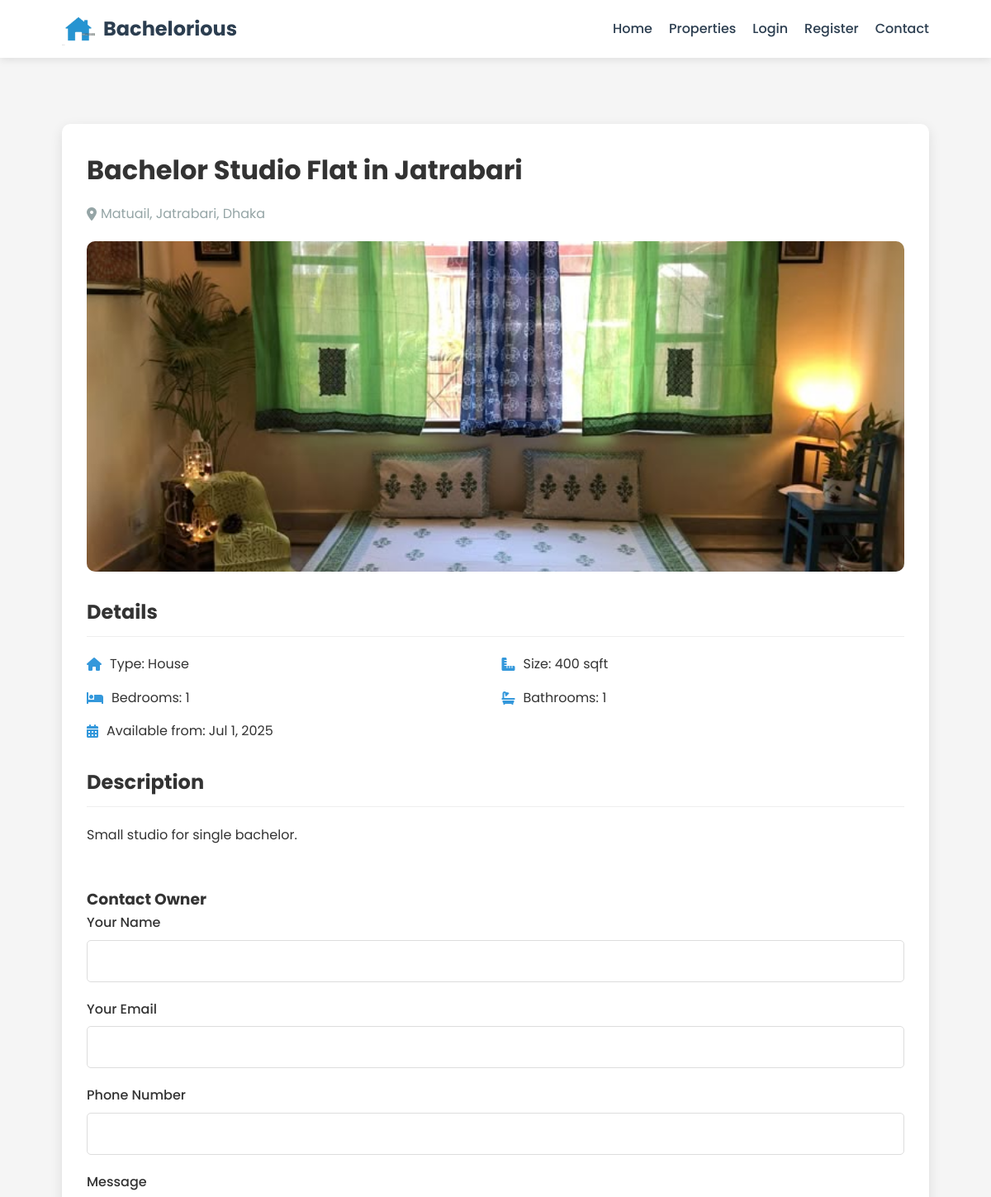
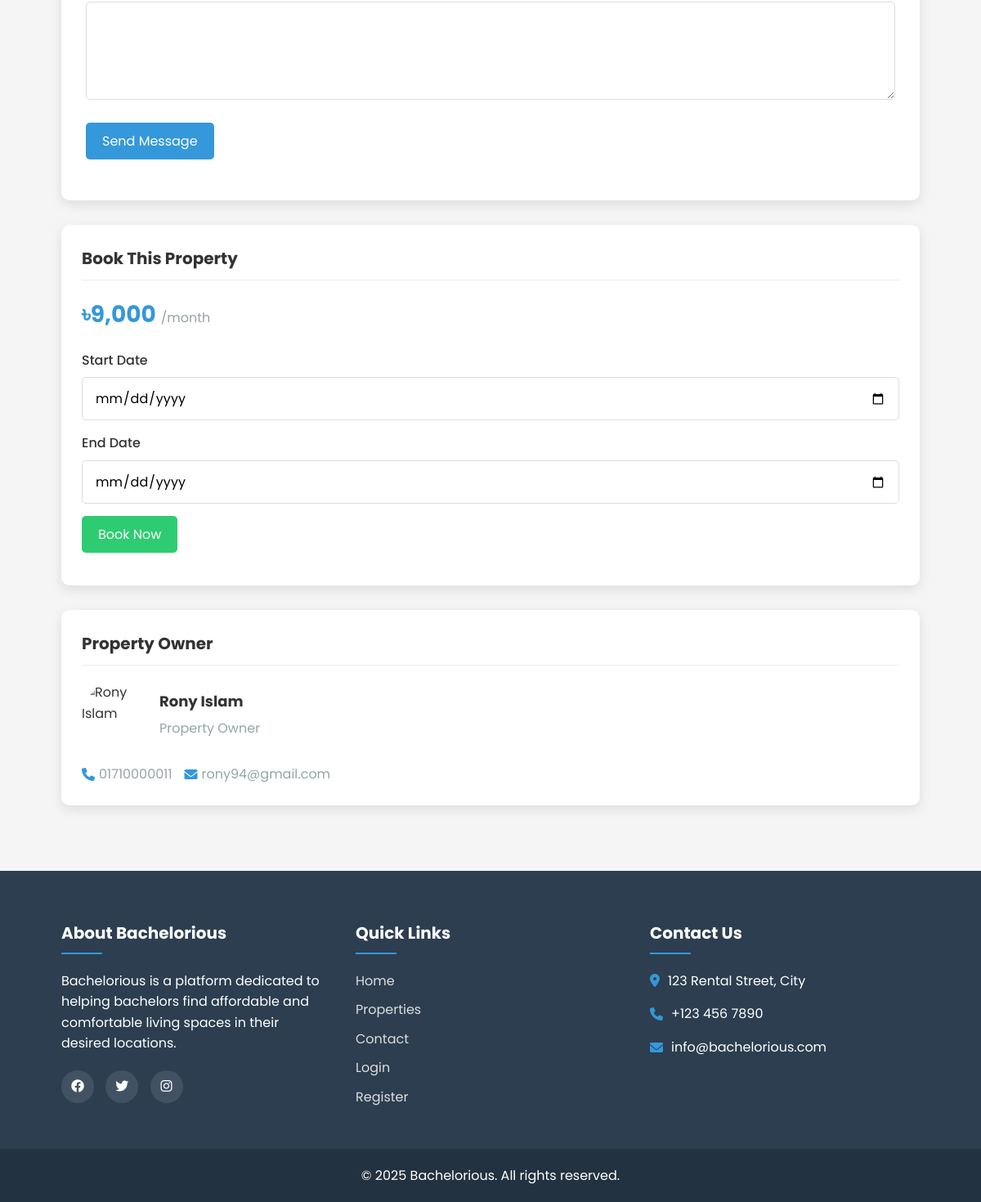
The page /properties/view.php?id=12 on the database its author committed (2 pictures, top to bottom).
### tables this page shows
CREATE TABLE properties (
    id INT AUTO_INCREMENT PRIMARY KEY,
    user_id INT NOT NULL,
    title VARCHAR(100) NOT NULL,
    description TEXT NOT NULL,
    type ENUM('house', 'room', 'seat') NOT NULL,
    address TEXT NOT NULL,
    city VARCHAR(50) NOT NULL,
    price DECIMAL(10,2) NOT NULL,
    size INT NOT NULL,
    bedrooms INT DEFAULT 1,
    bathrooms INT DEFAULT 1,
    available_from DATE NOT NULL,
    image_path VARCHAR(255),
    is_approved BOOLEAN DEFAULT FALSE,
    created_at TIMESTAMP DEFAULT CURRENT_TIMESTAMP,
    FOREIGN KEY (user_id) REFERENCES users(id) ON DELETE CASCADE
);

CREATE TABLE users (
    id INT AUTO_INCREMENT PRIMARY KEY,
    username VARCHAR(50) NOT NULL UNIQUE,
    email VARCHAR(100) NOT NULL UNIQUE,
    password VARCHAR(255) NOT NULL,
    full_name VARCHAR(100) NOT NULL,
    phone VARCHAR(20) NOT NULL,
    user_type ENUM('owner', 'seeker') NOT NULL,
    created_at TIMESTAMP DEFAULT CURRENT_TIMESTAMP
);

### properties/view.php (the view, shortened to what this page needs)
<?php
$database = new Database();
$conn = $database->getConnection();
$property_id = $_GET['id'];
$query = "SELECT p.*, u.full_name, u.phone, u.email
          FROM properties p
          JOIN users u ON p.user_id = u.id
          WHERE p.id = ?";
$stmt = $conn->prepare($query);
$stmt->execute([$property_id]);
$property = $stmt->fetch(PDO::FETCH_ASSOC);
require_once '../includes/header.php';
?>
<div class="container">
    <div class="property-single">
        <div class="property-single-content">
            <div class="property-main">
                <h1><?php echo htmlspecialchars($property['title']); ?></h1>
                <div class="property-location">
                    <i class="fas fa-map-marker-alt"></i>
                    <?php echo htmlspecialchars($property['address']) . ', ' . htmlspecialchars(ucfirst($property['city'])); ?>
                </div>
                <div class="property-gallery">
                    <div class="main-image">
                        <img src="<?php echo $property['image_path'] ? BASE_URL . $property['image_path'] : BASE_URL . 'assets/images/default-property.jpg'; ?>" alt="<?php echo htmlspecialchars($property['title']); ?>">
                    </div>
                </div>
                <div class="property-details">
                    <h3>Details</h3>
                    <div class="property-features">
                        <div>
                            <i class="fas fa-home"></i>
                            <span>Type: <?php echo ucfirst($property['type']); ?></span>
                        </div>
                        <div>
                            <i class="fas fa-ruler-combined"></i>
                            <span>Size: <?php echo $property['size']; ?> sqft</span>
                        </div>
                        <div>
                            <i class="fas fa-bed"></i>
                            <span>Bedrooms: <?php echo $property['bedrooms']; ?></span>
                        </div>
                        <div>
                            <i class="fas fa-bath"></i>
                            <span>Bathrooms: <?php echo $property['bathrooms']; ?></span>
                        </div>
                        <div>
                            <i class="fas fa-calendar-alt"></i>
                            <span>Available from: <?php echo date('M j, Y', strtotime($property['available_from'])); ?></span>
                        </div>
                    </div>
                    <div class="property-description">
                        <h3>Description</h3>
                        <p><?php echo nl2br(htmlspecialchars($property['description'])); ?></p>
                    </div>
                </div>
                <div class="contact-form mt-5">
                    <h3>Contact Owner</h3>
                    <form action="" method="POST">
                        <div class="form-row">
                            <div class="form-group">
                                <label for="name">Your Name</label>
                                <input type="text" name="name" id="name" required value="<?php echo isset($_POST['name']) ? htmlspecialchars($_POST['name']) : (isset($_SESSION['full_name']) ? htmlspecialchars($_SESSION['full_name']) : ''); ?>">
                            </div>
                            <div class="form-group">
                                <label for="email">Your Email</label>
                                <input type="email" name="email" id="email" required value="<?php echo isset($_POST['email']) ? htmlspecialchars($_POST['email']) : (isset($_SESSION['email']) ? htmlspecialchars($_SESSION['email']) : ''); ?>">
                            </div>
                        </div>
                        <div class="form-group">
                            <label for="phone">Phone Number</label>
                            <input type="text" name="phone" id="phone" required value="<?php echo isset($_POST['phone']) ? htmlspecialchars($_POST['phone']) : (isset($_SESSION['phone']) ? htmlspecialchars($_SESSION['phone']) : ''); ?>">
                        </div>
                        <div class="form-group">
                            <label for="message">Message</label>
                            <textarea name="message" id="message" required><?php echo isset($_POST['message']) ? htmlspecialchars($_POST['message']) : ''; ?></textarea>
                        </div>
                        <div class="form-group">
                            <button type="submit" name="send_message" class="btn">Send Message</button>
                        </div>
                    </form>
                </div>
            </div>
            <div class="property-sidebar">
                <div class="booking-card">
                    <h3>Book This Property</h3>
                    <div class="price">
                        ৳<?php echo number_format($property['price']); ?> <span>/month</span>
                    </div>
                    <form action="" method="POST" class="booking-form">
                        <div class="form-group">
                            <label for="start_date">Start Date</label>
                            <input type="date" name="start_date" id="start_date" required min="<?php echo date('Y-m-d'); ?>" value="<?php echo isset($_POST['start_date']) ? htmlspecialchars($_POST['start_date']) : ''; ?>">
                        </div>
                        <div class="form-group">
                            <label for="end_date">End Date</label>
                            <input type="date" name="end_date" id="end_date" required min="<?php echo date('Y-m-d'); ?>" value="<?php echo isset($_POST['end_date']) ? htmlspecialchars($_POST['end_date']) : ''; ?>">
                        </div>
                        <div class="form-group">
                            <button type="submit" name="book_property" class="btn btn-success">Book Now</button>
                        </div>
                    </form>
                </div>
                <div class="owner-card">
                    <h3>Property Owner</h3>
                    <div class="owner-info">
                        <div class="owner-img">
                            <img src="<?php echo BASE_URL; ?>assets/images/default-avatar.jpg" alt="<?php echo htmlspecialchars($property['full_name']); ?>">
                        </div>
                        <div class="owner-details">
                            <h4><?php echo htmlspecialchars($property['full_name']); ?></h4>
                            <p>Property Owner</p>
                        </div>
                    </div>
                    <div class="owner-meta">
                        <span><i class="fas fa-phone"></i> <?php echo htmlspecialchars($property['phone']); ?></span>
                        <span><i class="fas fa-envelope"></i> <?php echo htmlspecialchars($property['email']); ?></span>
                    </div>
                </div>
            </div>
        </div>
    </div>
</div>
<?php require_once '../includes/footer.php'; ?>

### assets/css/style.css (style rules this page uses)
:root { --primary-color: #3498db; --secondary-color: #2980b9; --dark-color: #2c3e50; --light-color: #ecf0f1; --success-color: #2ecc71; --danger-color: #e74c3c; --warning-color: #f39c12; --gray-color: #95a5a6; }
* { margin: 0; padding: 0; box-sizing: border-box; font-family: 'Poppins', sans-serif; }
body { background-color: #f5f5f5; color: #333; line-height: 1.6; }
.container { width: 90%; max-width: 1200px; margin: 0 auto; padding: 0 15px; }
.btn { display: inline-block; padding: 10px 20px; background-color: var(--primary-color); color: white; border: none; border-radius: 5px; cursor: pointer; transition: all 0.3s ease; font-size: 16px; }
.btn-success { background-color: var(--success-color); }
.mt-5 { margin-top: 3rem; }
.form-group { margin-bottom: 20px; }
.form-group label { display: block; margin-bottom: 8px; font-weight: 500; }
.form-group input, .form-group select, .form-group textarea { width: 100%; padding: 12px 15px; border: 1px solid #ddd; border-radius: 5px; font-size: 16px; transition: all 0.3s ease; }
.form-group textarea { min-height: 120px; resize: vertical; }
.property-single { padding: 80px 0; }
.property-single-content { display: grid; grid-template-columns: 2fr 1fr; gap: 30px; }
.property-main { background-color: white; padding: 30px; border-radius: 10px; box-shadow: 0 5px 15px rgba(0, 0, 0, 0.1); }
.property-main h1 { font-size: 32px; margin-bottom: 15px; }
.property-location { display: flex; align-items: center; color: var(--gray-color); margin-bottom: 20px; }
.property-location i { margin-right: 5px; }
.property-gallery { margin-bottom: 30px; }
.main-image { height: 400px; overflow: hidden; border-radius: 10px; margin-bottom: 15px; }
.main-image img { width: 100%; height: 100%; object-fit: cover; }
.property-details h3 { font-size: 24px; margin-bottom: 20px; padding-bottom: 10px; border-bottom: 1px solid #eee; }
.property-features { display: grid; grid-template-columns: repeat(2, 1fr); gap: 15px; margin-bottom: 30px; }
.property-features div { display: flex; align-items: center; }
.property-features i { margin-right: 10px; color: var(--primary-color); }
.property-description p { margin-bottom: 20px; line-height: 1.8; }
.property-sidebar { display: flex; flex-direction: column; gap: 30px; }
.booking-card, .owner-card { background-color: white; padding: 25px; border-radius: 10px; box-shadow: 0 5px 15px rgba(0, 0, 0, 0.1); }
.booking-card h3, .owner-card h3 { font-size: 20px; margin-bottom: 20px; padding-bottom: 10px; border-bottom: 1px solid #eee; }
.price { font-size: 28px; font-weight: 700; color: var(--primary-color); margin-bottom: 20px; }
.price span { font-size: 16px; font-weight: 400; color: var(--gray-color); }
.booking-form .form-group { margin-bottom: 15px; }
.owner-info { display: flex; align-items: center; margin-bottom: 20px; }
.owner-img { width: 80px; height: 80px; border-radius: 50%; overflow: hidden; margin-right: 15px; }
.owner-img img { width: 100%; height: 100%; object-fit: cover; }
.owner-details h4 { font-size: 18px; margin-bottom: 5px; }
.owner-details p { color: var(--gray-color); }
.owner-meta { display: flex; flex-wrap: wrap; gap: 15px; margin-top: 10px; }
.owner-meta span { display: flex; align-items: center; color: var(--gray-color); }
.owner-meta span i { margin-right: 5px; color: var(--primary-color); }

### assets/css/responsive.css (style rules this page uses)
@media (max-width: 1200px) { .property-single-content { grid-template-columns: 1fr; } }

### rows shown on the page
properties: title "Bachelor Studio Flat in Jatrabari", address "Matuail, Jatrabari", city "Dhaka", image_path (picture), type "House", size "400", bedrooms "1", bathrooms "1", available_from "Jul 1, 2025", description "Small studio for single bachelor.", price "9,000", user.full_name "Rony Islam", user.phone "01710000011", user.email "rony94@gmail.com"
